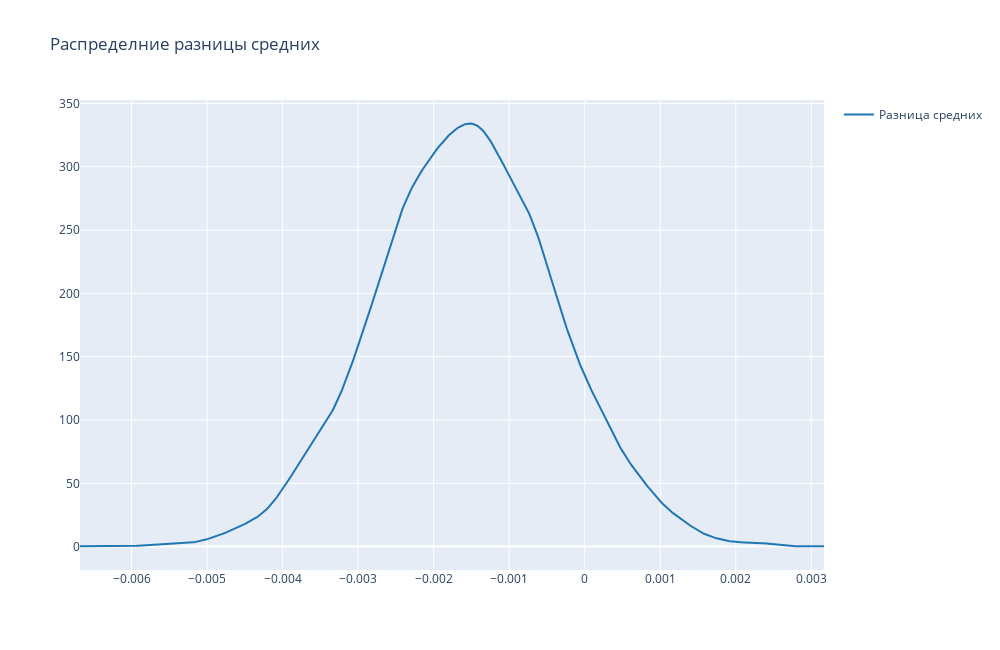

The notebook cell this image was saved under:
### Markdown cell above
Для обеих версий посадочной страницы мы получили распределение, похожее на нормальное.

В колонке diff посчитаем разницу между средними и посмотрим на распределение.

### Code cell
boot_1d['diff'] = boot_1d.new_page-boot_1d.old_page

hist_data = [list(boot_1d['diff'])]
group_labels = ['Разница средних']

fig = ff.create_distplot(hist_data, group_labels, show_hist=False, bin_size=.01, show_rug=False)

fig.update_layout(height=650, width=1000, title_text='Распределние разницы средних')
fig.show()

### Figure 1 — Plotly figure (JSON) as saved in the notebook; plotly's stock layout.template omitted (floating-point values rounded to 4 significant figures; data arrays with more than 128 entries replaced by an {"elided": "..."} marker saying what was removed)
{"data": [{"legendgroup": "Разница средних", "marker": {"color": "rgb(31, 119, 180)"}, "mode": "lines", "name": "Разница средних", "showlegend": true, "type": "scatter", "x": {"elided": "500 float values"}, "xaxis": "x", "y": {"elided": "500 float values"}, "yaxis": "y"}], "layout": {"barmode": "overlay", "height": 650, "hovermode": "closest", "legend": {"traceorder": "reversed"}, "title": {"text": "Распределние разницы средних"}, "width": 1000, "xaxis": {"anchor": "y2", "autorange": true, "domain": [0, 1], "range": [-0.006682, 0.003168], "type": "linear", "zeroline": false}, "yaxis": {"anchor": "free", "autorange": true, "domain": [0, 1], "position": 0, "range": [-18.48, 352.8], "type": "linear"}}}
